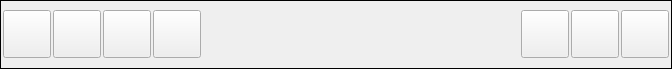
<?xml version="1.0" encoding="UTF-8"?>
<ui version="4.0">
 <class>IdentWidget</class>
 <widget class="QWidget" name="IdentWidget">
  <property name="geometry">
   <rect>
    <x>0</x>
    <y>0</y>
    <width>672</width>
    <height>69</height>
   </rect>
  </property>
  <property name="sizePolicy">
   <sizepolicy hsizetype="Expanding" vsizetype="Preferred">
    <horstretch>0</horstretch>
    <verstretch>0</verstretch>
   </sizepolicy>
  </property>
  <property name="windowTitle">
   <string notr="true">Ident</string>
  </property>
  <property name="toolTipDuration">
   <number>0</number>
  </property>
  <property name="text" stdset="0">
   <string notr="true"/>
  </property>
  <layout class="QGridLayout" name="gridLayout">
   <property name="leftMargin">
    <number>0</number>
   </property>
   <property name="topMargin">
    <number>0</number>
   </property>
   <property name="rightMargin">
    <number>0</number>
   </property>
   <property name="bottomMargin">
    <number>0</number>
   </property>
   <property name="spacing">
    <number>0</number>
   </property>
   <item row="0" column="0">
    <widget class="QFrame" name="m_IdentFrame">
     <property name="sizePolicy">
      <sizepolicy hsizetype="Expanding" vsizetype="Preferred">
       <horstretch>0</horstretch>
       <verstretch>0</verstretch>
      </sizepolicy>
     </property>
     <property name="frameShape">
      <enum>QFrame::Box</enum>
     </property>
     <property name="frameShadow">
      <enum>QFrame::Plain</enum>
     </property>
     <layout class="QHBoxLayout" name="horizontalLayout_3">
      <property name="spacing">
       <number>2</number>
      </property>
      <property name="leftMargin">
       <number>2</number>
      </property>
      <property name="topMargin">
       <number>0</number>
      </property>
      <property name="rightMargin">
       <number>2</number>
      </property>
      <property name="bottomMargin">
       <number>0</number>
      </property>
      <item>
       <widget class="VxPushButton" name="m_AvatarButton">
        <property name="sizePolicy">
         <sizepolicy hsizetype="Fixed" vsizetype="Fixed">
          <horstretch>0</horstretch>
          <verstretch>0</verstretch>
         </sizepolicy>
        </property>
        <property name="minimumSize">
         <size>
          <width>48</width>
          <height>48</height>
         </size>
        </property>
        <property name="maximumSize">
         <size>
          <width>48</width>
          <height>48</height>
         </size>
        </property>
        <property name="text">
         <string notr="true"/>
        </property>
       </widget>
      </item>
      <item>
       <widget class="VxPushButton" name="m_PushToTalkButton">
        <property name="sizePolicy">
         <sizepolicy hsizetype="Fixed" vsizetype="Fixed">
          <horstretch>0</horstretch>
          <verstretch>0</verstretch>
         </sizepolicy>
        </property>
        <property name="minimumSize">
         <size>
          <width>48</width>
          <height>48</height>
         </size>
        </property>
        <property name="maximumSize">
         <size>
          <width>48</width>
          <height>48</height>
         </size>
        </property>
        <property name="text">
         <string notr="true"/>
        </property>
       </widget>
      </item>
      <item>
       <widget class="VxPushButton" name="m_FriendshipButton">
        <property name="sizePolicy">
         <sizepolicy hsizetype="Fixed" vsizetype="Fixed">
          <horstretch>0</horstretch>
          <verstretch>0</verstretch>
         </sizepolicy>
        </property>
        <property name="minimumSize">
         <size>
          <width>48</width>
          <height>48</height>
         </size>
        </property>
        <property name="maximumSize">
         <size>
          <width>48</width>
          <height>48</height>
         </size>
        </property>
        <property name="text">
         <string notr="true"/>
        </property>
        <property name="iconSize">
         <size>
          <width>48</width>
          <height>48</height>
         </size>
        </property>
       </widget>
      </item>
      <item>
       <widget class="VxPushButton" name="m_OfferViewButton">
        <property name="sizePolicy">
         <sizepolicy hsizetype="Fixed" vsizetype="Fixed">
          <horstretch>0</horstretch>
          <verstretch>0</verstretch>
         </sizepolicy>
        </property>
        <property name="minimumSize">
         <size>
          <width>48</width>
          <height>48</height>
         </size>
        </property>
        <property name="maximumSize">
         <size>
          <width>48</width>
          <height>48</height>
         </size>
        </property>
        <property name="text">
         <string notr="true"/>
        </property>
       </widget>
      </item>
      <item>
       <layout class="QVBoxLayout" name="verticalLayout">
        <property name="spacing">
         <number>0</number>
        </property>
        <property name="topMargin">
         <number>2</number>
        </property>
        <property name="bottomMargin">
         <number>2</number>
        </property>
        <item>
         <layout class="QHBoxLayout" name="horizontalLayout">
          <property name="spacing">
           <number>2</number>
          </property>
          <item>
           <widget class="QLabel" name="m_FriendNameLabel">
            <property name="font">
             <font>
              <pointsize>9</pointsize>
             </font>
            </property>
            <property name="text">
             <string notr="true"/>
            </property>
           </widget>
          </item>
          <item>
           <widget class="QLabel" name="m_ColonLabel">
            <property name="font">
             <font>
              <pointsize>9</pointsize>
              <bold>false</bold>
             </font>
            </property>
            <property name="text">
             <string notr="true"/>
            </property>
           </widget>
          </item>
          <item>
           <widget class="QLabel" name="m_FriendPrefixLabel">
            <property name="font">
             <font>
              <pointsize>9</pointsize>
              <bold>false</bold>
             </font>
            </property>
            <property name="text">
             <string notr="true"/>
            </property>
           </widget>
          </item>
          <item>
           <spacer name="horizontalSpacer">
            <property name="orientation">
             <enum>Qt::Horizontal</enum>
            </property>
            <property name="sizeHint" stdset="0">
             <size>
              <width>40</width>
              <height>20</height>
             </size>
            </property>
           </spacer>
          </item>
         </layout>
        </item>
        <item>
         <layout class="QHBoxLayout" name="horizontalLayout_2">
          <property name="spacing">
           <number>0</number>
          </property>
          <property name="bottomMargin">
           <number>0</number>
          </property>
          <item>
           <widget class="QLabel" name="m_DescTextLabel">
            <property name="font">
             <font>
              <pointsize>9</pointsize>
              <bold>false</bold>
             </font>
            </property>
            <property name="text">
             <string notr="true"/>
            </property>
            <property name="indent">
             <number>-1</number>
            </property>
           </widget>
          </item>
          <item>
           <widget class="QLabel" name="m_ColonLabel_2">
            <property name="font">
             <font>
              <pointsize>9</pointsize>
             </font>
            </property>
            <property name="text">
             <string notr="true"/>
            </property>
           </widget>
          </item>
          <item>
           <widget class="QLabel" name="m_DescSuffixLabel">
            <property name="font">
             <font>
              <pointsize>9</pointsize>
             </font>
            </property>
            <property name="text">
             <string notr="true"/>
            </property>
           </widget>
          </item>
          <item>
           <spacer name="horizontalSpacer_2">
            <property name="orientation">
             <enum>Qt::Horizontal</enum>
            </property>
            <property name="sizeHint" stdset="0">
             <size>
              <width>40</width>
              <height>20</height>
             </size>
            </property>
           </spacer>
          </item>
         </layout>
        </item>
        <item>
         <widget class="QLabel" name="m_TodLabel">
          <property name="text">
           <string/>
          </property>
         </widget>
        </item>
       </layout>
      </item>
      <item>
       <widget class="VxPushButton" name="m_OfferAcceptButton">
        <property name="sizePolicy">
         <sizepolicy hsizetype="Fixed" vsizetype="Fixed">
          <horstretch>0</horstretch>
          <verstretch>0</verstretch>
         </sizepolicy>
        </property>
        <property name="minimumSize">
         <size>
          <width>48</width>
          <height>48</height>
         </size>
        </property>
        <property name="maximumSize">
         <size>
          <width>48</width>
          <height>48</height>
         </size>
        </property>
        <property name="text">
         <string notr="true"/>
        </property>
       </widget>
      </item>
      <item>
       <widget class="VxPushButton" name="m_OfferRejectButton">
        <property name="sizePolicy">
         <sizepolicy hsizetype="Fixed" vsizetype="Fixed">
          <horstretch>0</horstretch>
          <verstretch>0</verstretch>
         </sizepolicy>
        </property>
        <property name="minimumSize">
         <size>
          <width>48</width>
          <height>48</height>
         </size>
        </property>
        <property name="maximumSize">
         <size>
          <width>48</width>
          <height>48</height>
         </size>
        </property>
        <property name="text">
         <string notr="true"/>
        </property>
       </widget>
      </item>
      <item>
       <widget class="VxPushButton" name="m_FriendMenuButton">
        <property name="sizePolicy">
         <sizepolicy hsizetype="Fixed" vsizetype="Fixed">
          <horstretch>0</horstretch>
          <verstretch>0</verstretch>
         </sizepolicy>
        </property>
        <property name="minimumSize">
         <size>
          <width>48</width>
          <height>48</height>
         </size>
        </property>
        <property name="maximumSize">
         <size>
          <width>48</width>
          <height>48</height>
         </size>
        </property>
        <property name="text">
         <string notr="true"/>
        </property>
        <property name="iconSize">
         <size>
          <width>48</width>
          <height>48</height>
         </size>
        </property>
       </widget>
      </item>
     </layout>
    </widget>
   </item>
  </layout>
 </widget>
 <customwidgets>
  <customwidget>
   <class>VxPushButton</class>
   <extends>QPushButton</extends>
   <header>VxPushButton.h</header>
  </customwidget>
 </customwidgets>
 <resources/>
 <connections/>
</ui>
